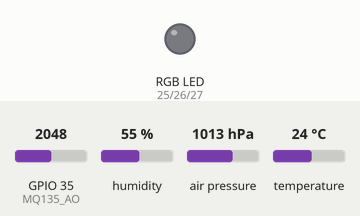
This sketch was run on a simulated ESP32. On the bench: an RGB LED mixed from three pins (HIGH = lit). The test bench sets the inputs (shaded band); at power-on: GPIO 35 (MQ135_AO) = 2048, humidity 55 %, air pressure 1013 hPa, temperature 24 °C. WiFi joins after 1.5 s; servers stay silent unless stated; uploads are accepted with an empty reply; what the sketch prints to the serial monitor is not drawn.

Above: at 0.1 s.
At 30.3 s:
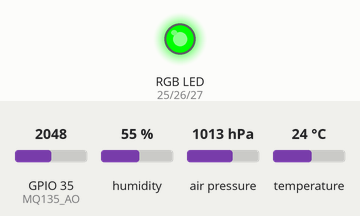
Timing chart, 0 to 31.8 s (numbered marks = the images above):
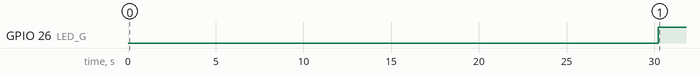

The sketch:

aeronodo-firmware.ino
```cpp
#include <WiFi.h>
#include <HTTPClient.h>
#include <ArduinoJson.h>
#include <Wire.h>
#include <Adafruit_Sensor.h>
#include <Adafruit_BME280.h>

// ===== Credenciales WiFi =====
const char* ssid = "TU_SSID";
const char* password = "TU_PASSWORD";

// ===== URL de la API (reemplazar IP) =====
const char* serverUrl = "http://192.168.1.100:8080/api/sensores";

// ===== Pines =====
#define BME_SCL 22
#define BME_SDA 21
#define MQ135_AO 35      // Salida analógica del MQ-135
#define LED_R 25
#define LED_G 26
#define LED_B 27

// ===== Objetos =====
Adafruit_BME280 bme;

// ===== Variables =====
unsigned long lastSend = 0;
const unsigned long sendInterval = 30000; // 30 segundos

// ===== Configuración =====
void setup() {
    Serial.begin(115200);

    // Inicializar BME280
    Wire.begin(BME_SDA, BME_SCL);
    if (!bme.begin(0x76)) {
        Serial.println("Error: BME280 no encontrado");
        while (1);
    }

    // Configurar LED RGB
    pinMode(LED_R, OUTPUT);
    pinMode(LED_G, OUTPUT);
    pinMode(LED_B, OUTPUT);
    apagarLEDs();

    // Conectar WiFi
    WiFi.begin(ssid, password);
    Serial.print("Conectando a WiFi");
    while (WiFi.status() != WL_CONNECTED) {
        delay(500);
        Serial.print(".");
    }
    Serial.println("\nWiFi conectado. IP: " + WiFi.localIP().toString());

    // Enviar estado inicial al servidor
    actualizarEstadoDispositivo(true, WiFi.RSSI());
}

// ===== Loop principal =====
void loop() {
    if (millis() - lastSend >= sendInterval) {
        lastSend = millis();

        // Verificar WiFi
        if (WiFi.status() != WL_CONNECTED) {
            Serial.println("WiFi desconectado. Reconectando...");
            WiFi.reconnect();
            delay(1000);
            actualizarEstadoDispositivo(false, 0);
            return;
        }

        // Leer sensores
        float temp = bme.readTemperature();
        float hum = bme.readHumidity();
        float pres = bme.readPressure() / 100.0F;
        int calidad = analogRead(MQ135_AO); // valor 0-4095, aproximado a ppm
        // Escala simple para simular ppm (ajustar según calibración)
        calidad = map(calidad, 0, 4095, 0, 1000);

        // Calcular índice (ejemplo)
        float indice = temp * 0.4 + hum * 0.3 + (calidad / 1000.0) * 10;
        indice = constrain(indice, 0, 100);

        // Construir JSON
        StaticJsonDocument<256> doc;
        doc["temperatura"] = temp;
        doc["humedad"] = hum;
        doc["presion"] = pres;
        doc["calidad_aire"] = calidad;
        doc["estado_wifi"] = true;
        doc["indice"] = indice;

        String jsonData;
        serializeJson(doc, jsonData);

        // Enviar POST
        HTTPClient http;
        http.begin(serverUrl);
        http.addHeader("Content-Type", "application/json");
        int httpCode = http.POST(jsonData);

        // Control de LEDs según respuesta
        if (httpCode == 201) {
            Serial.println("Datos enviados correctamente");
            // LED Verde (conexión API ok)
            setColor(0, 255, 0);
        } else {
            Serial.printf("Error HTTP: %d\n", httpCode);
            // LED Rojo
            setColor(255, 0, 0);
        }
        http.end();

        // LED de calidad del aire (se actualiza en la siguiente iteración)
        // Se controla de forma independiente con la variable 'calidad'
        actualizarLEDCalidad(calidad);

        // Actualizar estado del dispositivo en el servidor
        actualizarEstadoDispositivo(true, WiFi.RSSI());
    }
    delay(100);
}

// ===== Funciones auxiliares =====
void apagarLEDs() {
    digitalWrite(LED_R, LOW);
    digitalWrite(LED_G, LOW);
    digitalWrite(LED_B, LOW);
}

void setColor(int r, int g, int b) {
    digitalWrite(LED_R, r);
    digitalWrite(LED_G, g);
    digitalWrite(LED_B, b);
}

void actualizarLEDCalidad(int valor) {
    // Verde: ≤500, Amarillo: 501-800, Rojo: >800
    if (valor <= 500) {
        setColor(0, 255, 0);      // Verde
    } else if (valor <= 800) {
        setColor(255, 255, 0);    // Amarillo (R+G)
    } else {
        setColor(255, 0, 0);      // Rojo
    }
}

void actualizarEstadoDispositivo(bool estado, int intensidad) {
    HTTPClient http;
    String url = "http://";
    url += "192.168.1.100"; // Cambiar por la IP del servidor
    url += ":8080/api/dispositivo/update";
    http.begin(url);
    http.addHeader("Content-Type", "application/json");

    StaticJsonDocument<128> doc;
    doc["estado_wifi"] = estado;
    doc["intensidad_wifi"] = intensidad;
    String jsonData;
    serializeJson(doc, jsonData);

    int httpCode = http.POST(jsonData);
    if (httpCode == 200) {
        Serial.println("Estado dispositivo actualizado");
    } else {
        Serial.printf("Error al actualizar estado: %d\n", httpCode);
    }
    http.end();
}
```

Measured:
- by itself, GPIO 26 (LED_G): LOW → HIGH at 30.2 s
